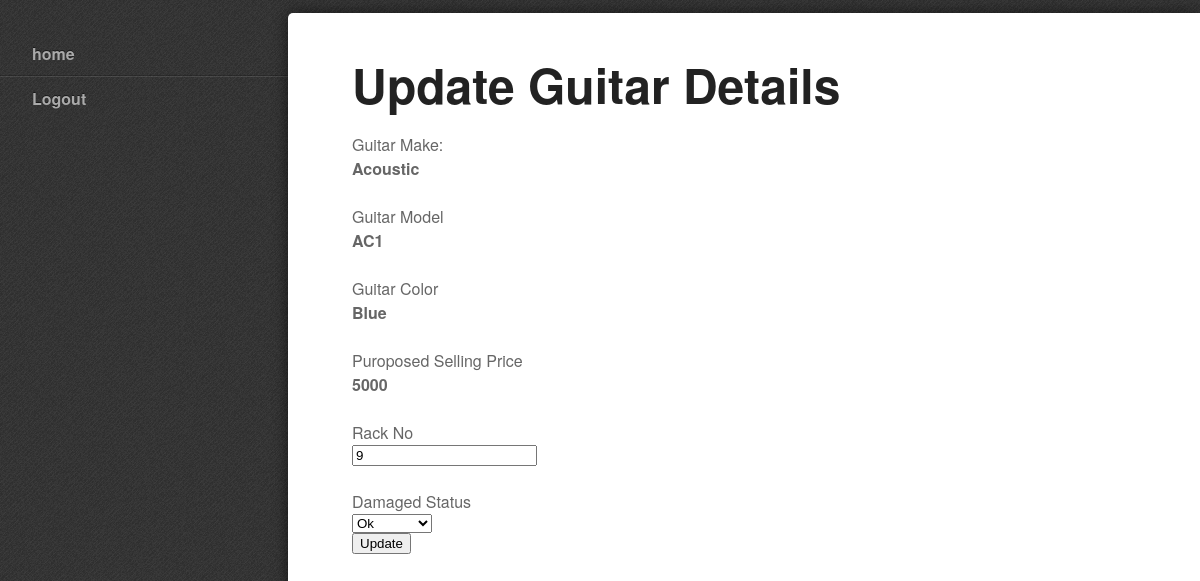
The app's page /staff/edit.php?id=17 (signed in) with its own data.
### tables this page shows
CREATE TABLE IF NOT EXISTS `add_guitar` (
  `guitar_id` int(11) NOT NULL AUTO_INCREMENT,
  `guitar_make` varchar(30) NOT NULL,
  `guitar_model` varchar(30) NOT NULL,
  `guitar_color` varchar(30) NOT NULL,
  `purposed_sp` varchar(30) NOT NULL,
  `damaged_status` varchar(30) NOT NULL,
  `rack_no` int(11) NOT NULL,
  PRIMARY KEY (`guitar_id`)
);

### staff/edit.php (the view, shortened to what this page needs)
<?php
          include('header.php');
        if (isset($_GET['id'])) {
            $id = $_GET['id'];
          $dbcon = mysqli_connect('localhost','root','root','sandesh') or die(mysqli_error());
          $getdata = "SELECT * FROM add_guitar where guitar_id = '$id' ";
          if($result = mysqli_query($dbcon,$getdata))
          {
            while ($row = mysqli_fetch_array($result)) {
           ?>
          <html>
          <h1>Update Guitar Details</h1>
           <form action="<?php $_PHP_SELF ?>" method="post">
            Guitar Make:<br/>
            <b> <?php echo $row['guitar_make'] ?></b>
            <br/><br/>
            Guitar Model<br/>
            <b><?php echo $row['guitar_model'] ?></b>
            <br/><br/>
            Guitar Color<br/>
            <b><?php echo $row['guitar_color'] ?></b>
            <br/><br/>
            Puroposed Selling Price<br>
            <b><?php echo $row['purposed_sp'] ?></b>
            <br/><br/>
             Rack No <br />
            <input type="number"  name="rack_no" value="<?php echo $row['rack_no'] ?>"/>
            <br/><br/>
            Damaged Status <br/>
            <select name="status"/>
                <option value="Ok">Ok</option>
            </select> <br />
            <input type="submit" value="Update" name="update"/>
        </form>
        </html>
           <?php
         }
          }
        }
?>

### css/nav.css (style rules this page uses)
body,div, h1,h2,p, ol,ul,li { margin: 0; padding: 0; border: 0; }
html, body { min-height: 100%; }
body { min-width: 290px; -webkit-font-smoothing: antialiased; -webkit-text-size-adjust: 100%; -ms-text-size-adjust: 100%; text-size-adjust: 100%; background: #444 url("../images/debut_dark.png") repeat; color: #666; font: normal 100%/1.5 "Helvetica Neue", Helvetica, Arial, sans-serif; }
h1 { font-size: 3em; line-height: 1; color: #222; margin-bottom: .5em; float: left; width: 100%; }

### records on screen
add_guitar: guitar_make "Acoustic", guitar_model "AC1", guitar_color "Blue", purposed_sp "5000", rack_no "9"
